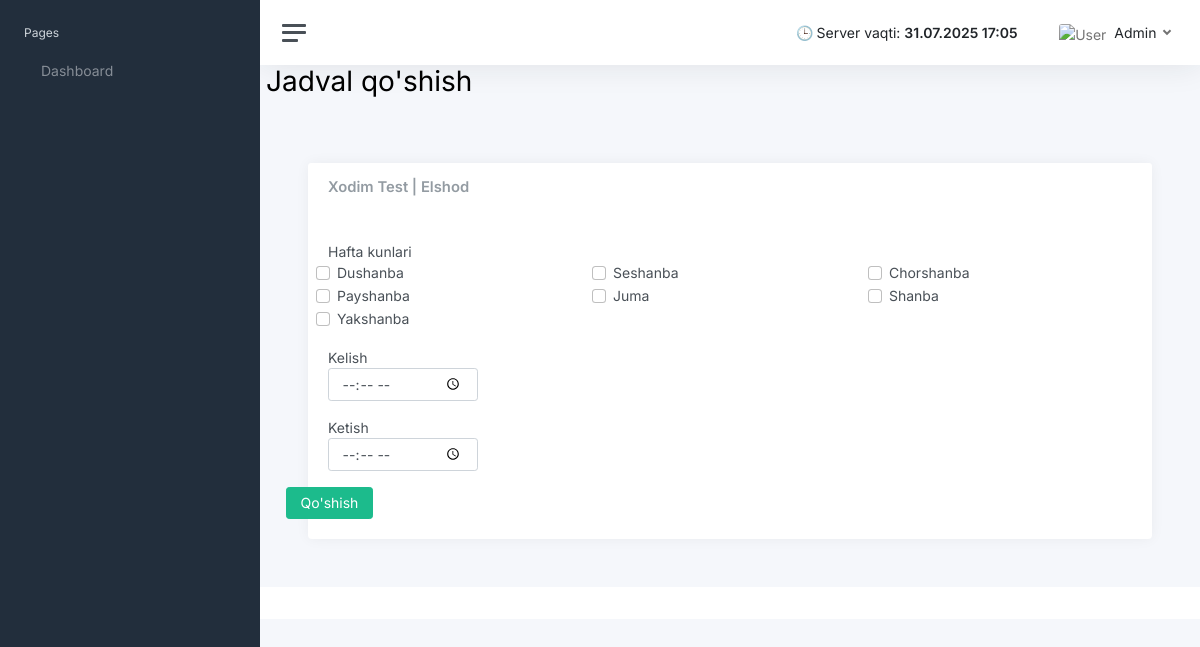
Screenshot of /employees/14/create-schedule/ with the database file from the repository.
### apps/main/models.py (models this page shows, shortened)
class Employee(models.Model):
    name = models.CharField(max_length=200, blank=True, null=True)
    user_id = models.IntegerField(null=True, blank=True, unique=True)
    filial = models.ForeignKey(Filial, on_delete=models.CASCADE, null=True, blank=True)
    created_at = models.DateTimeField(auto_now_add=True)
    class Meta:
        verbose_name = "Xodim"
        verbose_name_plural = "Xodimlar"

### apps/superadmin/models.py (models this page shows)
class Weekday(models.Model):
    name = models.CharField(max_length=20, unique=True)
    name_en = models.CharField(max_length=20, unique=True, null=True, blank=True)
    def __str__(self):
        return self.name
    class Meta:
        verbose_name = "Hafta kuni"
        verbose_name_plural = "Hafta kunlari"

### apps/home/views.py (the view)
# urls.py: path('employees/<int:employee_id>/create-schedule/', views.create_schedule_for_employee, name='create_schedule_for_employee'),
def create_schedule_for_employee(request, employee_id):
    employee = get_object_or_404(Employee, id=employee_id)
    tashkent_time = timezone.localtime(timezone.now())
    if request.method == 'POST':
        form = WorkScheduleForm(request.POST)
        if form.is_valid():
            schedule = form.save(commit=False)
            schedule.employee = employee
            schedule.save()
            form.save_m2m()  # ManyToMany uchun
            return redirect('employees')  # yoki boshqa sahifaga
    else:
        form = WorkScheduleForm()
    return render(request, 'home/user/workschedule/create_schedule_for_employee.html',
                  {'form': form, 'employee': employee, 'tashkent_time': tashkent_time})

### apps/main/forms.py
class WorkScheduleForm(forms.ModelForm):
    weekday = forms.ModelMultipleChoiceField(
        queryset=Weekday.objects.all(),
        widget=forms.CheckboxSelectMultiple(attrs={"class": "form-check-input"}),
    )
    start = forms.TimeField(
        widget=forms.TimeInput(attrs={"class": "form-control", "type": "time", "style": "width: 150px;"})
    )
    end = forms.TimeField(
        widget=forms.TimeInput(attrs={"class": "form-control", "type": "time", "style": "width: 150px;"})
    )
    class Meta:
        model = WorkSchedule
        fields = ['weekday', 'start', 'end']

### apps/templates/home/user/workschedule/create_schedule_for_employee.html (shortened to what this page needs)
{% extends "layouts/base.html" %}
{% load static %}
{% block body_class %} dashboard {% endblock body_class %}
{% block stylesheets %}
<link href="{% static 'css/app.css' %}" rel="stylesheet">
{% endblock stylesheets %}
{% block content %}
<div class="content-wrapper">
    <section class="content-header">
        <div class="container-fluid">
            <div class="row mb-2">
                <div class="col-sm-6">
                    <h1>Jadval qo'shish</h1>
                </div>
            </div>
        </div>
    </section>
    <section class="content">
        <div class="row">
            <div class="col-md-12">
                <div class="card card-primary">
                    <div class="card-header">
                        <h3 class="card-title">Xodim <b>{{ employee.name}}</b> </h3>
                    </div>
                    <div class="card-body">
                        <form role="form" method="post" action="" enctype="multipart/form-data">
                            <div class="form-group mb-3">
                                <label for="{{ form.weekday.id_for_label }}">Hafta kunlari</label>
                                <div class="row">
                                    {% for checkbox in form.weekday %}
                                        <div class="col-12 col-md-4 form-check">
                                            {{ checkbox.tag }}
                                            <label class="form-check-label" for="{{ checkbox.id_for_label }}">{{ checkbox.choice_label }}</label>
                                        </div>
                                    {% endfor %}
                                </div>
                            </div>
                            <div class="form-group mb-3">
                                <label for="{{ form.start.id_for_label }}">Kelish</label>
                                <div class="col-12 col-md-4">
                                    {{ form.start }}
                                </div>
                            </div>
                            <div class="form-group mb-3">
                                <label for="{{ form.end.id_for_label }}">Ketish</label>
                                <div class="col-12 col-md-4">
                                    {{ form.end }}
                                </div>
                            </div>
                            <div class="row mt-3">
                                <div class="col-1">
                                    <input type="submit" class="btn btn-success float-end" value="Qo'shish">
                                </div>
                            </div>
                        </form>
                    </div>
                </div>
            </div>
        </div>
    </section>
</div>
{% endblock content %}

### rows the page displays
Employee: name "Test | Elshod"
Weekday: choice_label "Dushanba"
Weekday: choice_label "Seshanba"
Weekday: choice_label "Chorshanba"
Weekday: choice_label "Payshanba"
Weekday: choice_label "Juma"
Weekday: choice_label "Shanba"
Weekday: choice_label "Yakshanba"

### other values shown
{{ tashkent_time|date:"d.m.Y  H:i" }} "31.07.2025 17:05"
